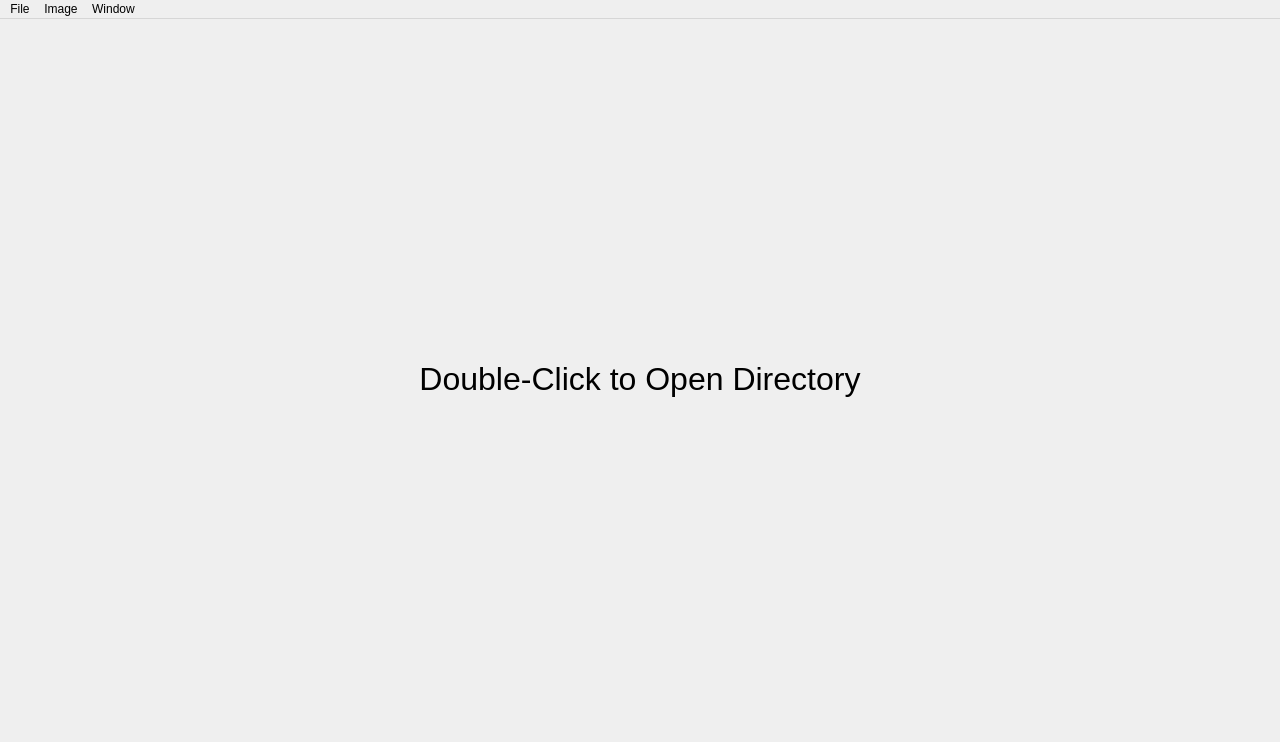
<?xml version="1.0" encoding="UTF-8"?>
<ui version="4.0">
 <class>Slides</class>
 <widget class="QMainWindow" name="Slides">
  <property name="geometry">
   <rect>
    <x>0</x>
    <y>0</y>
    <width>1280</width>
    <height>742</height>
   </rect>
  </property>
  <property name="windowTitle">
   <string>Slides</string>
  </property>
  <widget class="QWidget" name="centralwidget">
   <property name="minimumSize">
    <size>
     <width>640</width>
     <height>480</height>
    </size>
   </property>
   <widget class="QLabel" name="label">
    <property name="geometry">
     <rect>
      <x>0</x>
      <y>0</y>
      <width>1280</width>
      <height>720</height>
     </rect>
    </property>
    <property name="styleSheet">
     <string notr="true">border-color: rgb(0, 0, 0);</string>
    </property>
    <property name="text">
     <string/>
    </property>
   </widget>
   <widget class="QPushButton" name="pushButton">
    <property name="geometry">
     <rect>
      <x>1024</x>
      <y>0</y>
      <width>256</width>
      <height>720</height>
     </rect>
    </property>
    <property name="styleSheet">
     <string notr="true">border:none;
outline: none;</string>
    </property>
    <property name="text">
     <string/>
    </property>
   </widget>
   <widget class="QPushButton" name="pushButton_2">
    <property name="geometry">
     <rect>
      <x>0</x>
      <y>0</y>
      <width>256</width>
      <height>720</height>
     </rect>
    </property>
    <property name="styleSheet">
     <string notr="true">border:none;
outline: none;</string>
    </property>
    <property name="text">
     <string/>
    </property>
   </widget>
   <widget class="QPushButton" name="pushButton_3">
    <property name="geometry">
     <rect>
      <x>260</x>
      <y>10</y>
      <width>768</width>
      <height>720</height>
     </rect>
    </property>
    <property name="styleSheet">
     <string notr="true">border:none;
outline: none;</string>
    </property>
    <property name="text">
     <string/>
    </property>
   </widget>
   <widget class="QLabel" name="label_2">
    <property name="geometry">
     <rect>
      <x>0</x>
      <y>0</y>
      <width>1280</width>
      <height>720</height>
     </rect>
    </property>
    <property name="font">
     <font>
      <pointsize>24</pointsize>
     </font>
    </property>
    <property name="styleSheet">
     <string notr="true">border-color: rgb(0, 0, 0);</string>
    </property>
    <property name="text">
     <string>Double-Click to Open Directory</string>
    </property>
    <property name="textFormat">
     <enum>Qt::PlainText</enum>
    </property>
    <property name="alignment">
     <set>Qt::AlignCenter</set>
    </property>
   </widget>
   <zorder>label_2</zorder>
   <zorder>label</zorder>
   <zorder>pushButton_2</zorder>
   <zorder>pushButton</zorder>
   <zorder>pushButton_3</zorder>
  </widget>
  <widget class="QMenuBar" name="menubar">
   <property name="geometry">
    <rect>
     <x>0</x>
     <y>0</y>
     <width>1280</width>
     <height>27</height>
    </rect>
   </property>
   <widget class="QMenu" name="menuFile">
    <property name="title">
     <string>File</string>
    </property>
    <addaction name="actionOpen"/>
    <addaction name="separator"/>
    <addaction name="actionExit"/>
   </widget>
   <widget class="QMenu" name="menuImage">
    <property name="title">
     <string>Image</string>
    </property>
    <widget class="QMenu" name="menuAuto_switch_image">
     <property name="title">
      <string>Auto-switch image</string>
     </property>
     <addaction name="action30_seconds"/>
     <addaction name="action1_minute"/>
     <addaction name="action2_minutes"/>
     <addaction name="action5_minutes"/>
     <addaction name="action10_minutes"/>
     <addaction name="separator"/>
     <addaction name="actionCustom"/>
     <addaction name="actionStop"/>
    </widget>
    <widget class="QMenu" name="menuAnimation">
     <property name="title">
      <string>Animation</string>
     </property>
     <addaction name="actionSlow"/>
     <addaction name="actionNormal"/>
     <addaction name="actionFast"/>
     <addaction name="separator"/>
     <addaction name="actionNone"/>
    </widget>
    <addaction name="actionNext_image"/>
    <addaction name="actionPrevious_image"/>
    <addaction name="separator"/>
    <addaction name="actionChange_image_randomly"/>
    <addaction name="separator"/>
    <addaction name="menuAuto_switch_image"/>
    <addaction name="actionShuffle"/>
    <addaction name="menuAnimation"/>
   </widget>
   <widget class="QMenu" name="menuWindow">
    <property name="title">
     <string>Window</string>
    </property>
    <addaction name="actionFull_screen"/>
    <addaction name="actionMaximize"/>
    <addaction name="actionMinimize"/>
    <addaction name="separator"/>
    <addaction name="actionStandart_1280x720"/>
   </widget>
   <addaction name="menuFile"/>
   <addaction name="menuImage"/>
   <addaction name="menuWindow"/>
  </widget>
  <action name="actionOpen">
   <property name="text">
    <string>Open...</string>
   </property>
   <property name="shortcut">
    <string>Ctrl+O</string>
   </property>
  </action>
  <action name="actionExit">
   <property name="text">
    <string>Exit</string>
   </property>
   <property name="shortcut">
    <string>Ctrl+Q</string>
   </property>
  </action>
  <action name="actionNext_image">
   <property name="text">
    <string>Next image</string>
   </property>
   <property name="shortcut">
    <string>Right</string>
   </property>
  </action>
  <action name="actionPrevious_image">
   <property name="text">
    <string>Previous image</string>
   </property>
   <property name="shortcut">
    <string>Left</string>
   </property>
  </action>
  <action name="action30_seconds">
   <property name="text">
    <string>30 seconds</string>
   </property>
  </action>
  <action name="action1_minute">
   <property name="text">
    <string>1 minute</string>
   </property>
  </action>
  <action name="action2_minutes">
   <property name="text">
    <string>2 minutes</string>
   </property>
  </action>
  <action name="action5_minutes">
   <property name="text">
    <string>5 minutes</string>
   </property>
  </action>
  <action name="action10_minutes">
   <property name="text">
    <string>10 minutes</string>
   </property>
  </action>
  <action name="actionCustom">
   <property name="text">
    <string>Custom...</string>
   </property>
  </action>
  <action name="actionStop">
   <property name="text">
    <string>Stop</string>
   </property>
  </action>
  <action name="actionShuffle">
   <property name="checkable">
    <bool>true</bool>
   </property>
   <property name="checked">
    <bool>false</bool>
   </property>
   <property name="text">
    <string>Shuffle</string>
   </property>
  </action>
  <action name="actionChange_image_randomly">
   <property name="text">
    <string>Change image (randomly)</string>
   </property>
   <property name="shortcut">
    <string>Space</string>
   </property>
  </action>
  <action name="actionFull_screen">
   <property name="text">
    <string>Full-screen</string>
   </property>
   <property name="shortcut">
    <string>Ctrl+F</string>
   </property>
  </action>
  <action name="actionMaximize">
   <property name="text">
    <string>Maximize/Unmaximize</string>
   </property>
   <property name="shortcut">
    <string>F11, M</string>
   </property>
  </action>
  <action name="actionMinimize">
   <property name="text">
    <string>Minimize</string>
   </property>
  </action>
  <action name="actionStandart_1280x720">
   <property name="text">
    <string>Standart (1280x720)</string>
   </property>
   <property name="shortcut">
    <string>N</string>
   </property>
  </action>
  <action name="actionSlow">
   <property name="text">
    <string>Slow</string>
   </property>
  </action>
  <action name="actionNormal">
   <property name="text">
    <string>Normal</string>
   </property>
  </action>
  <action name="actionFast">
   <property name="text">
    <string>Fast</string>
   </property>
  </action>
  <action name="actionNone">
   <property name="text">
    <string>None</string>
   </property>
  </action>
 </widget>
 <resources/>
 <connections/>
</ui>
